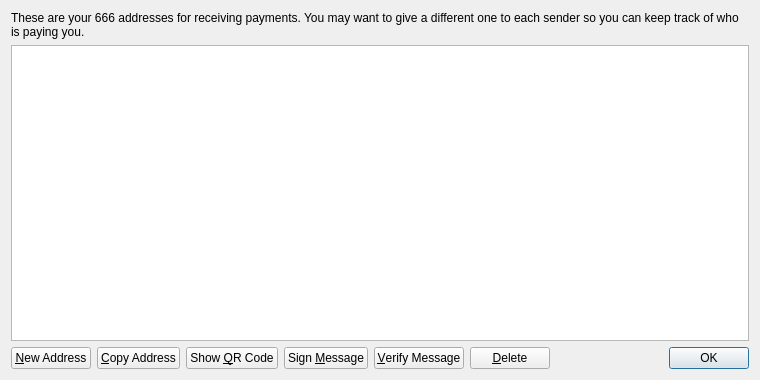
<?xml version="1.0" encoding="UTF-8"?>
<ui version="4.0">
 <class>AddressBookPage</class>
 <widget class="QWidget" name="AddressBookPage">
  <property name="geometry">
   <rect>
    <x>0</x>
    <y>0</y>
    <width>760</width>
    <height>380</height>
   </rect>
  </property>
  <property name="windowTitle">
   <string>Address Book</string>
  </property>
  <property name="styleSheet">
   <string notr="true">background-image: url(:/images/bkg2);</string>
  </property>
  <layout class="QVBoxLayout" name="verticalLayout">
   <item>
    <widget class="QLabel" name="labelExplanation">
     <property name="text">
      <string>These are your 666 addresses for receiving payments. You may want to give a different one to each sender so you can keep track of who is paying you.</string>
     </property>
     <property name="textFormat">
      <enum>Qt::PlainText</enum>
     </property>
     <property name="wordWrap">
      <bool>true</bool>
     </property>
    </widget>
   </item>
   <item>
    <widget class="QTableView" name="tableView">
     <property name="contextMenuPolicy">
      <enum>Qt::CustomContextMenu</enum>
     </property>
     <property name="toolTip">
      <string>Double-click to edit address or label</string>
     </property>
     <property name="tabKeyNavigation">
      <bool>false</bool>
     </property>
     <property name="alternatingRowColors">
      <bool>true</bool>
     </property>
     <property name="selectionMode">
      <enum>QAbstractItemView::SingleSelection</enum>
     </property>
     <property name="selectionBehavior">
      <enum>QAbstractItemView::SelectRows</enum>
     </property>
     <property name="sortingEnabled">
      <bool>true</bool>
     </property>
     <attribute name="verticalHeaderVisible">
      <bool>false</bool>
     </attribute>
    </widget>
   </item>
   <item>
    <layout class="QHBoxLayout" name="horizontalLayout">
     <item>
      <widget class="QPushButton" name="newAddressButton">
       <property name="toolTip">
        <string>Create a new address</string>
       </property>
       <property name="text">
        <string>&amp;New Address</string>
       </property>
       <property name="icon">
        <iconset resource="../bitcoin.qrc">
         <normaloff>:/icons/add</normaloff>:/icons/add</iconset>
       </property>
      </widget>
     </item>
     <item>
      <widget class="QPushButton" name="copyToClipboard">
       <property name="toolTip">
        <string>Copy the currently selected address to the system clipboard</string>
       </property>
       <property name="text">
        <string>&amp;Copy Address</string>
       </property>
       <property name="icon">
        <iconset resource="../bitcoin.qrc">
         <normaloff>:/icons/editcopy</normaloff>:/icons/editcopy</iconset>
       </property>
      </widget>
     </item>
     <item>
      <widget class="QPushButton" name="showQRCode">
       <property name="text">
        <string>Show &amp;QR Code</string>
       </property>
       <property name="icon">
        <iconset resource="../bitcoin.qrc">
         <normaloff>:/icons/qrcode</normaloff>:/icons/qrcode</iconset>
       </property>
      </widget>
     </item>
     <item>
      <widget class="QPushButton" name="signMessage">
       <property name="toolTip">
        <string>Sign a message to prove you own a 666 address</string>
       </property>
       <property name="text">
        <string>Sign &amp;Message</string>
       </property>
       <property name="icon">
        <iconset resource="../bitcoin.qrc">
         <normaloff>:/icons/edit</normaloff>:/icons/edit</iconset>
       </property>
      </widget>
     </item>
     <item>
      <widget class="QPushButton" name="verifyMessage">
       <property name="toolTip">
        <string>Verify a message to ensure it was signed with a specified 666 address</string>
       </property>
       <property name="text">
        <string>&amp;Verify Message</string>
       </property>
       <property name="icon">
        <iconset resource="../bitcoin.qrc">
         <normaloff>:/icons/transaction_0</normaloff>:/icons/transaction_0</iconset>
       </property>
      </widget>
     </item>
     <item>
      <widget class="QPushButton" name="deleteButton">
       <property name="toolTip">
        <string>Delete the currently selected address from the list</string>
       </property>
       <property name="text">
        <string>&amp;Delete</string>
       </property>
       <property name="icon">
        <iconset resource="../bitcoin.qrc">
         <normaloff>:/icons/remove</normaloff>:/icons/remove</iconset>
       </property>
      </widget>
     </item>
     <item>
      <spacer name="horizontalSpacer">
       <property name="orientation">
        <enum>Qt::Horizontal</enum>
       </property>
       <property name="sizeHint" stdset="0">
        <size>
         <width>40</width>
         <height>20</height>
        </size>
       </property>
      </spacer>
     </item>
     <item>
      <widget class="QDialogButtonBox" name="buttonBox">
       <property name="sizePolicy">
        <sizepolicy hsizetype="Maximum" vsizetype="Fixed">
         <horstretch>0</horstretch>
         <verstretch>0</verstretch>
        </sizepolicy>
       </property>
       <property name="standardButtons">
        <set>QDialogButtonBox::Ok</set>
       </property>
      </widget>
     </item>
    </layout>
   </item>
  </layout>
 </widget>
 <resources>
  <include location="../bitcoin.qrc"/>
 </resources>
 <connections/>
</ui>
